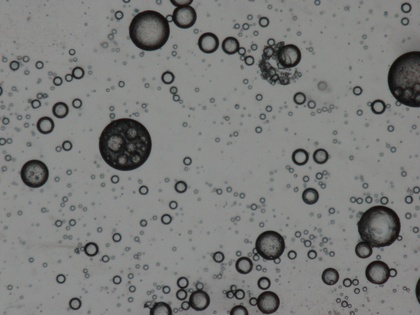
%> input picture 4_Software/dev_Matlab-Scripts/DropletSizeMeasurer/imgs/Captured 0.jpg, 420 x 315 px, shrunk from 640 x 480 before the run
$ octave AgaroseDropletMeasurer.m   (GNU Octave 9; MATLAB toolbox functions it lacks are replaced by stand-ins)
%> lines starting %> are read from the running program, lines starting %| are printed output that depends on the picture; in (x1, y1, x2, y2) boxes, pixels count from 0 and x2, y2 are one past the last pixel; in counts of white or black regions, pixels touching at a corner belong together; the program's own positions count from 1
### 4_Software/dev_Matlab-Scripts/DropletSizeMeasurer/createMask.m
function [BW,maskedRGBImage] = createMask(RGB)
%createMask  Threshold RGB image using auto-generated code from colorThresholder app.
%  [BW,MASKEDRGBIMAGE] = createMask(RGB) thresholds image RGB using
%  auto-generated code from the colorThresholder App. The colorspace and
%  minimum/maximum values for each channel of the colorspace were set in the
%  App and result in a binary mask BW and a composite image maskedRGBImage,
%  which shows the original RGB image values under the mask BW.

% Auto-generated by colorThresholder app on 02-Dec-2015
%------------------------------------------------------


	% Convert RGB image to chosen color space
	I = RGB;

	% Define thresholds for channel 1 based on histogram settings
	channel1Min = 0.000;
	channel1Max = 247.000;

	% Define thresholds for channel 2 based on histogram settings
	channel2Min = 0.000;
	channel2Max = 255.000;

	% Define thresholds for channel 3 based on histogram settings
	channel3Min = 0.000;
	channel3Max = 168.000;

	% Create mask based on chosen histogram thresholds
	% BW = (I(:,:,1) >= channel1Min ) & (I(:,:,1) <= channel1Max) & ...
	%     (I(:,:,2) >= channel2Min ) & (I(:,:,2) <= channel2Max) & ...
	%     (I(:,:,3) >= channel3Min ) & (I(:,:,3) <= channel3Max);

	% Only one channel image...
	BW = (I(:,:,1) >= channel3Min ) & (I(:,:,1) <= channel3Max);

	% Invert mask
	BW = ~BW;

	% Initialize output masked image based on input image.
	maskedRGBImage = RGB;

	% Set background pixels where BW is false to zero.
	% maskedRGBImage(repmat(~BW,[1 1 3])) = 0;
	maskedRGBImage(repmat(~BW,[1 1 1])) = 0;

end

### 4_Software/dev_Matlab-Scripts/DropletSizeMeasurer/AgaroseDropletMeasurer.m
clc, clear all, close all

% Careful ignore the circle algorithm warnings :)
warning('off','all')
warning

% Manually Measure Scale
% 1	439	127.015	87.450	139.792	-4.709	438.444
OneMM = 438.444; % pixels
OneMicro = OneMM/1000;

NetDiameters = [];

%%%%%%%%%%%%%%%%%%%%%%%%%%
% Pick Photo files to analyze
TempDir = pwd;
% Go out and back into directory to make it easier to find the photos to analyze
cd ..
[PhotoNames, PhotoPath] = uigetfile('.jpg', 'Select Image To Measure', 'MultiSelect', 'on');
%> the answer given: DropletSizeMeasurer/imgs/Captured 0.jpg
cd(TempDir)
% Determine the number of cells selected
CheckCell = iscell(PhotoNames);
if CheckCell == 0
    CountLimit = 1;
else
    CountLimit = max(size(PhotoNames));
end

%%%%%%%%%%%%%%%%%%%%%%%%%%
% Loop Through Files
for PhotoCount = 1:CountLimit
  % Parse path
  if CheckCell == 0
      filename = strcat(PhotoPath, PhotoNames);
  else
      filename = strcat(PhotoPath, PhotoNames{PhotoCount});
  end
  [ParentPath, PhotoName, ext] = fileparts(filename);
  % Path = strcat(ParentPath, '/Output');

  %%%%%%%%%%%%%%%%%%%%%%%%%%
  % Import Image
	img = imread(filename);
%> img is the input picture: size 315x420x3 uint8; mean R, G, B 125.2, 125.9, 124.7
	figure
	imshow(img)
	title('Original Image')

	% % Good spot for image analysis
	% figure
	% imshow(img(:, :, 1))
	% title('Red')

	%%%%%%%%%%%%%%%%%%%%%%%%%%
	% Improve Image Quality prior to analysis
	img = img(:, :, 3); % only show blue
%> img: size 315x420 uint8
	img = imsharpen((img)); % sharpen
	img = imadjust(img); % increase contrast of grayscale image
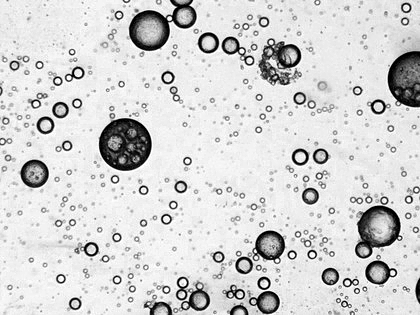
%> img: size 315x420 uint8; min 0, max 255, mean 211.3
	% Note doesn't work if black and white
	[~, img] = createMask(img); % use manually calibrated colorThresholder mask
%> in createMask, `BW = (I(:,:,1) >= channel3Min ) & (I(:,:,1) <= channel3Max);`:
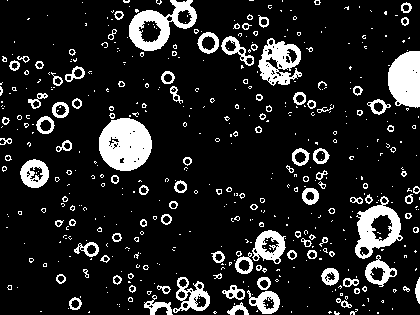
%> BW: size 315x420 logical; 13.6% white; 500 white regions (393 under 20 px), largest, box (x1, y1, x2, y2) and area: (99, 118, 152, 171) 2149, (388, 51, 420, 108) 1505, (129, 0, 197, 51) 1449
%> in createMask, `maskedRGBImage(repmat(~BW,[1 1 1])) = 0;`:
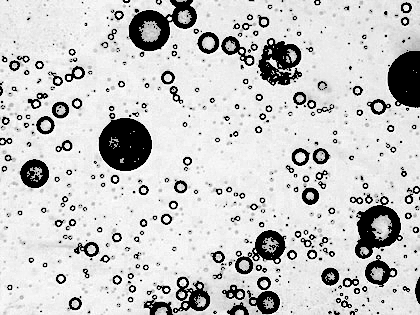
%> maskedRGBImage: size 315x420 uint8; 12.62% of pixels changed, all inside (x1, y1, x2, y2) = (0, 0, 420, 315)
	figure
	imshow(img)
	title('img')
	disp(sprintf('Analyzing Photo: "%s"', PhotoName))

	%%%%%%%%%%%%%%%%%%%%%%%%%%
	% [15 lines of commented-out code are left out]

	%%%%%%%%%%%%%%%%%%%%%%%%%%
	% Identify Circles in Image
	% MATLAB Guide: http://www.mathworks.com/help/images/examples/detect-and-measure-circular-objects-in-an-image.html
	% Init Variables
	PlotCenters = []; PlotRadii = []; Search = []; Loops = 5;
	CountCircles = zeros(Loops, 1);
	MinR = 5;
	for ii = 1:Loops
		% Find Circles
		MaxR = floor(MinR*3);
%> (the run ends here)

$ run again, on 4_Software/dev_Matlab-Scripts/DropletSizeMeasurer/imgs/Captured 2.jpg
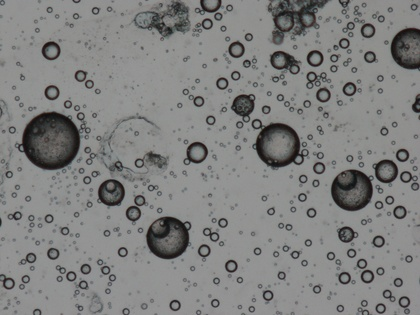
%> input picture 4_Software/dev_Matlab-Scripts/DropletSizeMeasurer/imgs/Captured 2.jpg, 420 x 315 px, shrunk from 640 x 480 before the run
%> img is the input picture: size 315x420x3 uint8; mean R, G, B 128.7, 129.1, 128.2
%> in createMask, `BW = (I(:,:,1) >= channel3Min ) & (I(:,:,1) <= channel3Max);`:
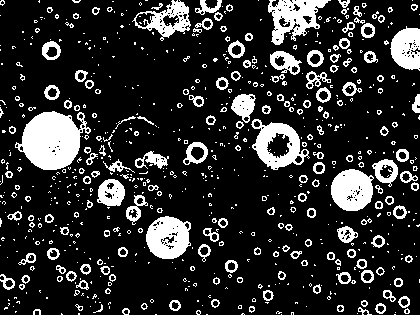
%> BW: size 315x420 logical; 17.7% white; 711 white regions (538 under 20 px), largest, box (x1, y1, x2, y2) and area: (15, 111, 91, 170) 2831, (268, 0, 331, 45) 1441, (146, 216, 191, 259) 1398
%> in createMask, `maskedRGBImage(repmat(~BW,[1 1 1])) = 0;`:
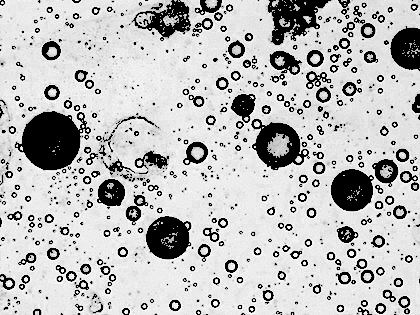
%> maskedRGBImage: size 315x420 uint8; min 0, max 255, mean 188

$ run again, on 4_Software/dev_Matlab-Scripts/DropletSizeMeasurer/imgs/Captured 3.jpg
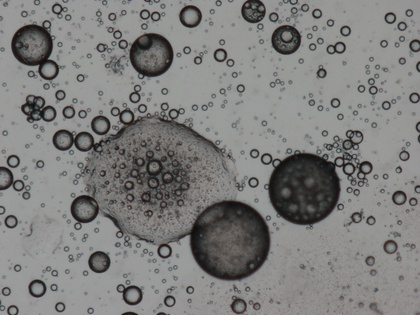
%> input picture 4_Software/dev_Matlab-Scripts/DropletSizeMeasurer/imgs/Captured 3.jpg, 420 x 315 px, shrunk from 640 x 480 before the run
%> img is the input picture: size 315x420x3 uint8; mean R, G, B 127, 126.7, 125.5
%> in createMask, `BW = (I(:,:,1) >= channel3Min ) & (I(:,:,1) <= channel3Max);`:
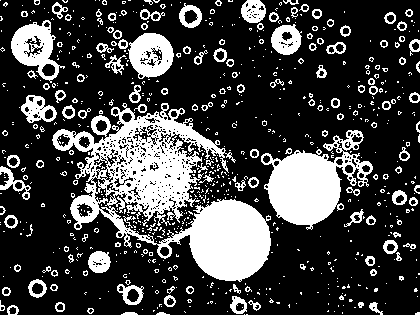
%> BW: size 315x420 logical; 26.2% white; 700 white regions (569 under 20 px), largest, box (x1, y1, x2, y2) and area: (52, 103, 271, 282) 15248, (261, 130, 373, 230) 5259, (11, 20, 65, 83) 1543
%> in createMask, `maskedRGBImage(repmat(~BW,[1 1 1])) = 0;`:
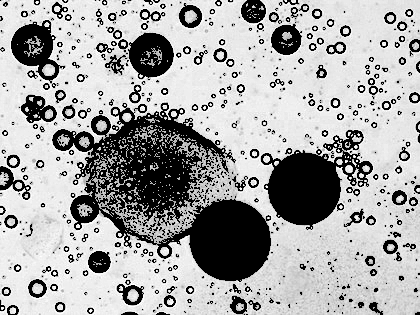
%> maskedRGBImage: size 315x420 uint8; min 0, max 255, mean 166.6

$ run again, on 4_Software/dev_Matlab-Scripts/DropletSizeMeasurer/imgs/Captured 4.jpg
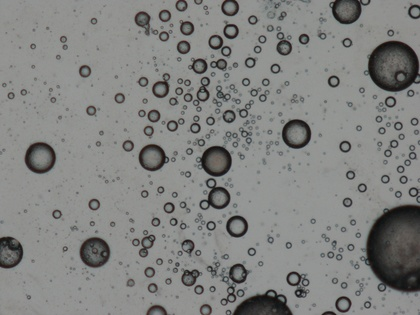
%> input picture 4_Software/dev_Matlab-Scripts/DropletSizeMeasurer/imgs/Captured 4.jpg, 420 x 315 px, shrunk from 640 x 480 before the run
%> img is the input picture: size 315x420x3 uint8; mean R, G, B 129.9, 130.7, 128.8
%> in createMask, `BW = (I(:,:,1) >= channel3Min ) & (I(:,:,1) <= channel3Max);`:
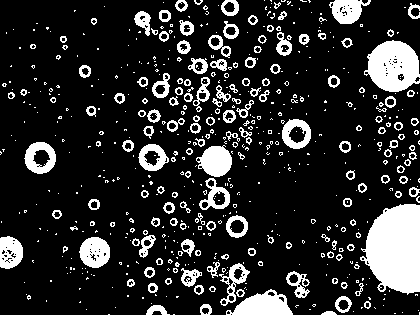
%> BW: size 315x420 logical; 17.3% white; 598 white regions (442 under 20 px), largest, box (x1, y1, x2, y2) and area: (360, 204, 420, 295) 4074, (364, 40, 420, 92) 2072, (226, 289, 293, 315) 1030
%> in createMask, `maskedRGBImage(repmat(~BW,[1 1 1])) = 0;`:
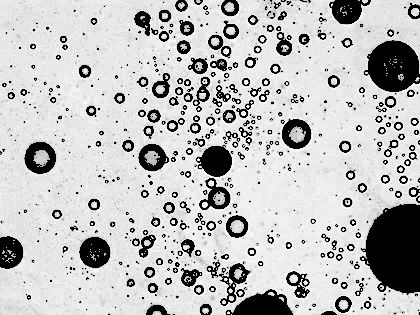
%> maskedRGBImage: size 315x420 uint8; min 0, max 255, mean 189.9
